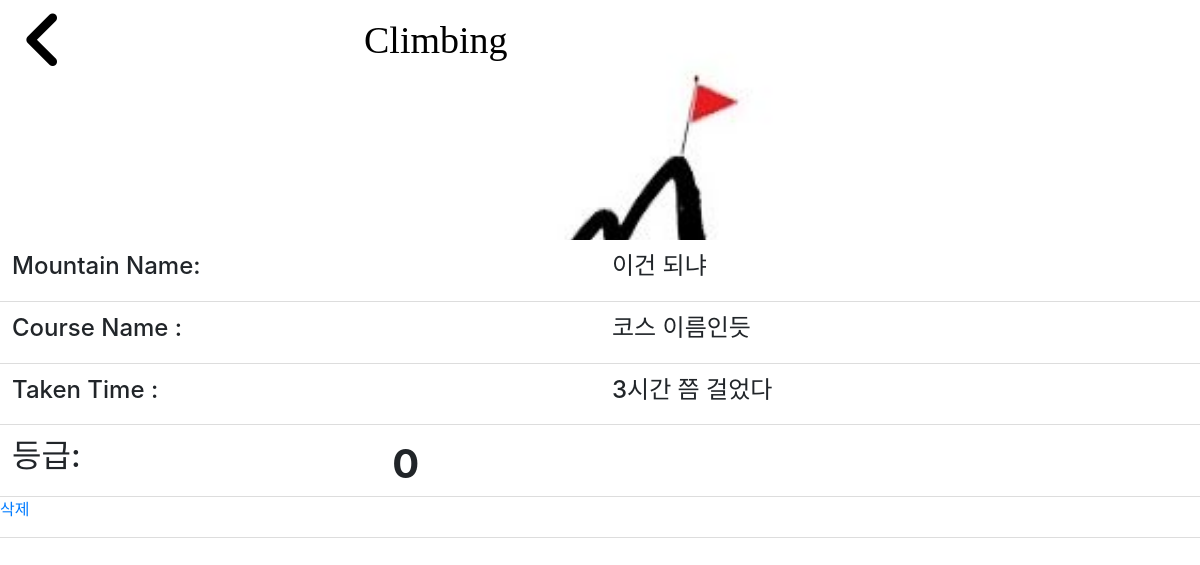
The app's page /mylist/5/ with its own data.
### climbing/models.py (models this page shows)
class MyList(models.Model):
    m_name = models.CharField(max_length=20)
    course = models.CharField(max_length=20, null=True)
    time = models.CharField(max_length=10)
    date = models.DateTimeField(auto_now_add=True)
    score = models.IntegerField(default=1)
    user_id = models.ForeignKey(Account, on_delete=models.CASCADE, default=1)

### climbing/views.py (the view)
# urls.py: path('mylist/<int:pk>/', views.mylist_detail, name='mylist_detail'),
def mylist_detail(request, pk):
    mine = get_object_or_404(MyList, pk=pk)
    return render(request, 'mylist_detail.html', {'mine': mine})

### climbing/templates/mylist_detail.html (shortened to what this page needs)
<html>
<head>
    <link rel="stylesheet" href="https://stackpath.bootstrapcdn.com/bootstrap/4.4.1/css/bootstrap.min.css"
>
	<link rel="stylesheet" href="../static/css/mylist_detail.css">
</head>
<body>
    <div class="container-box" style="  background-image: url('../static/img/san1-2.jpg');">
        <div class="header">
            <span><i class='fas fa-angle-left' onclick="goBack()"
                    style='font-size:70px; float:left; color:black; inline-block;line-height:80px;'></i></span>
            <h1 class="logo">Climbing</h1>
        </div>
    </div>
    <div id="content-area" class="section">
			<div class="grid">
				<div class="box">
					<h4>Mountain Name:</h4>
				</div>
				<div class="box">
					<h4>{{ mine.m_name }}</h4>
				</div>
			</div>
			<div class="grid">
				<div class="box">
					<h4>Course Name :</h4>
				</div>
				<div class="box">
					<h4>{{ mine.course }}</h4>
				</div>
			</div>
			<div class="grid">
				<div class="box">
					<h4>Taken Time :</h4>
				</div>
				<div class="box">
					<h4>{{ mine.time }}</h4>
				</div>
			</div>
			<div class="grid">
				<div class="box2">
					<h2>등급:</h2>
				</div>
				<div class="box2">
					<span class="star-input">
						<span class="input">
							<label for="p1">D</label>
							<label for="p2">C</label>
							<label for="p3">B</label>
							<label for="p4">A</label>
							<label for="p5">S</label>
						</span>
						<div class="box3">
							<h1><output for="star-input"><b>0</b></output></h1>
						</div>
					</span>
                </div>
            </div>
            <div class="grid">
                <p><a href="{% url 'mylist_delete' pk=mine.pk %}">삭제</a></p>
            </div>
    </div>
</body>
</html>

### climbing/static/css/mylist_detail.css (style rules this page uses)
* { padding: 0; margin: 0; box-sizing: border-box; }
.container-box { height: 30%; width: 100%; background-repeat: no-repeat; background-size: 40%; background-position: center center; margin: 0; padding: 0; }
.header { padding: 0 10px; height: 75px; }
.logo { color: black; font-size: 38px; font-family: verdana; line-height: 80px; padding-left: 30%; font-weight: 500; opacity: 1; }
.fas { margin-left: 12px; }
body { margin: 0px; padding: 0px; overflow-y: scroll; }
.box { float:left; width:50%; padding: 1%; box-sizing: border-box; }
.box2 { float:left; width:30%; padding: 1%; box-sizing: border-box; }
.box3 { float:left; width:30%; padding: 1%; box-sizing: border-box; text-align: center; line-height:100px; }
.grid { float:left; width:100%; border-bottom: 1px solid #DDD; }

### climbing/templates/mylist_detail.html (style rules this page uses)
.star-input>.input, .star-input>.input>label:hover, .star-input>.input>input:focus+label, .star-input>.input>input:checked+label { display: inline-block;vertical-align:middle;background-image:url('../static/img/grade_img.png'); }
.star-input { display:inline-block; white-space:nowrap;width:225px;height:40px;;line-height:30px; }
.star-input>.input { display:inline-block;width:150px;background-size:150px;height:28px;white-space:nowrap;overflow:hidden;position: relative; }
.star-input>.input>label { width:30px;height:0;padding:28px 0 0 0;overflow: hidden;float:left;cursor: pointer;position: absolute;top: 0;left: 0; }
.star-input>.input>label[for="p1"] { width:30px;z-index:5; }
.star-input>.input>label[for="p2"] { width:60px;z-index:4; }
.star-input>.input>label[for="p3"] { width:90px;z-index:3; }
.star-input>.input>label[for="p4"] { width:120px;z-index:2; }
.star-input>.input>label[for="p5"] { width:150px;z-index:1; }

### records on screen
MyList: m_name "이건 되냐", course "코스 이름인듯", time "3시간 쯤 걸었다"
